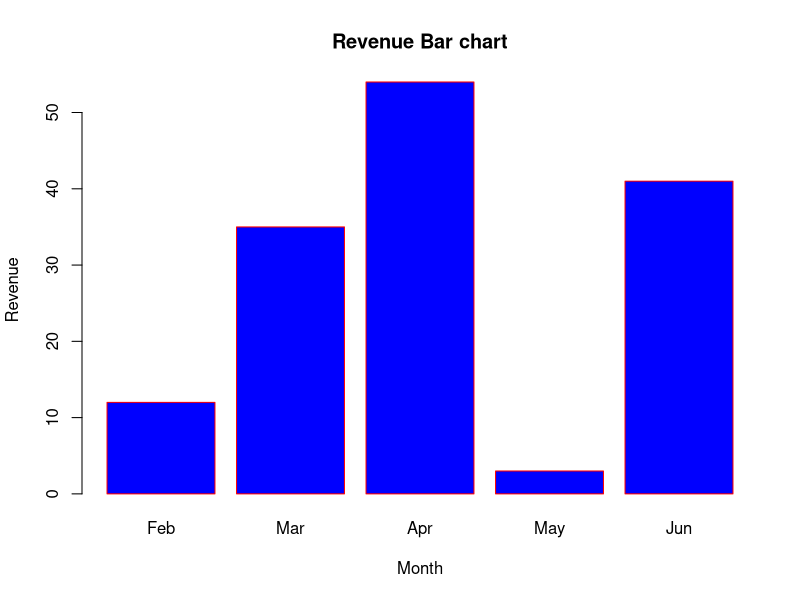

Reproduce this figure in R.
# Creating the data for Bar chart  
H <- c(12,35,54,3,41)  
M<- c("Feb","Mar","Apr","May","Jun")  

# Giving the chart file a name  
png(file = "bar_properties.png")  

# Plotting the bar chart   
barplot(H,names.arg=M,xlab="Month",ylab="Revenue",col="Blue",  
        main="Revenue Bar chart",border="red")  
# Saving the file  
dev.off()